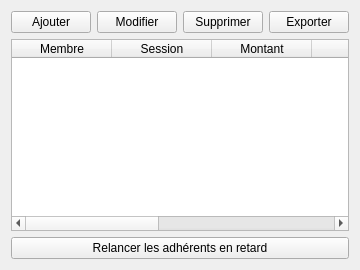
<?xml version="1.0" encoding="UTF-8"?>
<ui version="4.0">
 <class>CotisationsTab</class>
 <widget class="QWidget" name="CotisationsTab">
  <layout class="QVBoxLayout" name="verticalLayout">
   <item>
    <layout class="QHBoxLayout" name="horizontalLayoutTop">
     <item><widget class="QPushButton" name="buttonAddCotisation"><property name="text"><string>Ajouter</string></property></widget></item>
     <item><widget class="QPushButton" name="buttonEditCotisation"><property name="text"><string>Modifier</string></property></widget></item>
     <item><widget class="QPushButton" name="buttonDeleteCotisation"><property name="text"><string>Supprimer</string></property></widget></item>
     <item><widget class="QPushButton" name="buttonExportCotisations"><property name="text"><string>Exporter</string></property></widget></item>
    </layout>
   </item>
   <item>
    <widget class="QTableWidget" name="tableCotisations">
     <column>
      <property name="text"><string>Membre</string></property>
     </column>
     <column>
      <property name="text"><string>Session</string></property>
     </column>
     <column>
      <property name="text"><string>Montant</string></property>
     </column>
     <column>
      <property name="text"><string>Payé</string></property>
     </column>
     <column>
      <property name="text"><string>Date</string></property>
     </column>
     <column>
      <property name="text"><string>Méthode</string></property>
     </column>
     <column>
      <property name="text"><string>Statut</string></property>
     </column>
    </widget>
   </item>
   <item>
    <widget class="QPushButton" name="buttonRelance">
     <property name="text"><string>Relancer les adhérents en retard</string></property>
    </widget>
   </item>
  </layout>
 </widget>
 <resources/>
 <connections/>
</ui>
